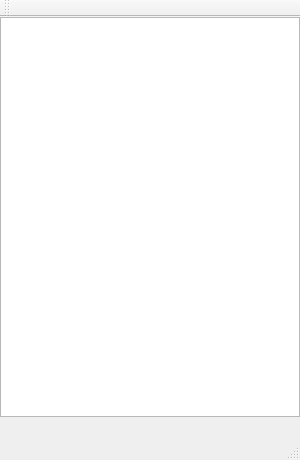
<?xml version="1.0" encoding="UTF-8"?>
<ui version="4.0">
 <class>MainWindow</class>
 <widget class="QMainWindow" name="MainWindow">
  <property name="geometry">
   <rect>
    <x>0</x>
    <y>0</y>
    <width>300</width>
    <height>460</height>
   </rect>
  </property>
  <property name="windowTitle">
   <string>MainWindow</string>
  </property>
  <widget class="QWidget" name="centralWidget">
   <widget class="QGraphicsView" name="graphicsView">
    <property name="geometry">
     <rect>
      <x>0</x>
      <y>0</y>
      <width>300</width>
      <height>400</height>
     </rect>
    </property>
    <property name="verticalScrollBarPolicy">
     <enum>Qt::ScrollBarAlwaysOff</enum>
    </property>
    <property name="horizontalScrollBarPolicy">
     <enum>Qt::ScrollBarAlwaysOff</enum>
    </property>
    <property name="backgroundBrush">
     <brush brushstyle="CrossPattern">
      <color alpha="255">
       <red>71</red>
       <green>210</green>
       <blue>198</blue>
      </color>
     </brush>
    </property>
   </widget>
  </widget>
  <widget class="QMenuBar" name="menuBar">
   <property name="geometry">
    <rect>
     <x>0</x>
     <y>0</y>
     <width>300</width>
     <height>22</height>
    </rect>
   </property>
  </widget>
  <widget class="QToolBar" name="mainToolBar">
   <attribute name="toolBarArea">
    <enum>TopToolBarArea</enum>
   </attribute>
   <attribute name="toolBarBreak">
    <bool>false</bool>
   </attribute>
  </widget>
  <widget class="QStatusBar" name="statusBar"/>
 </widget>
 <layoutdefault spacing="6" margin="11"/>
 <resources/>
 <connections/>
</ui>
